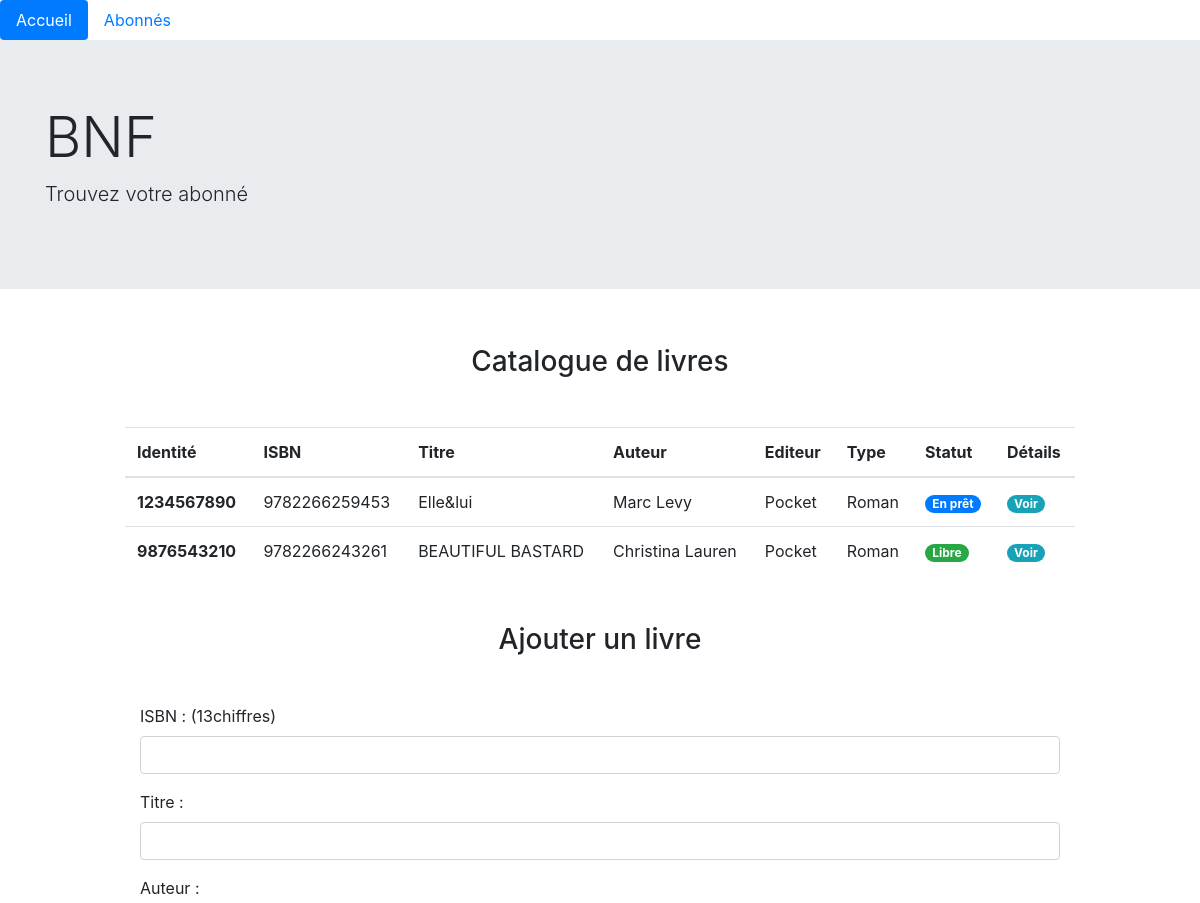
Before: / (upper part) with the older database file.
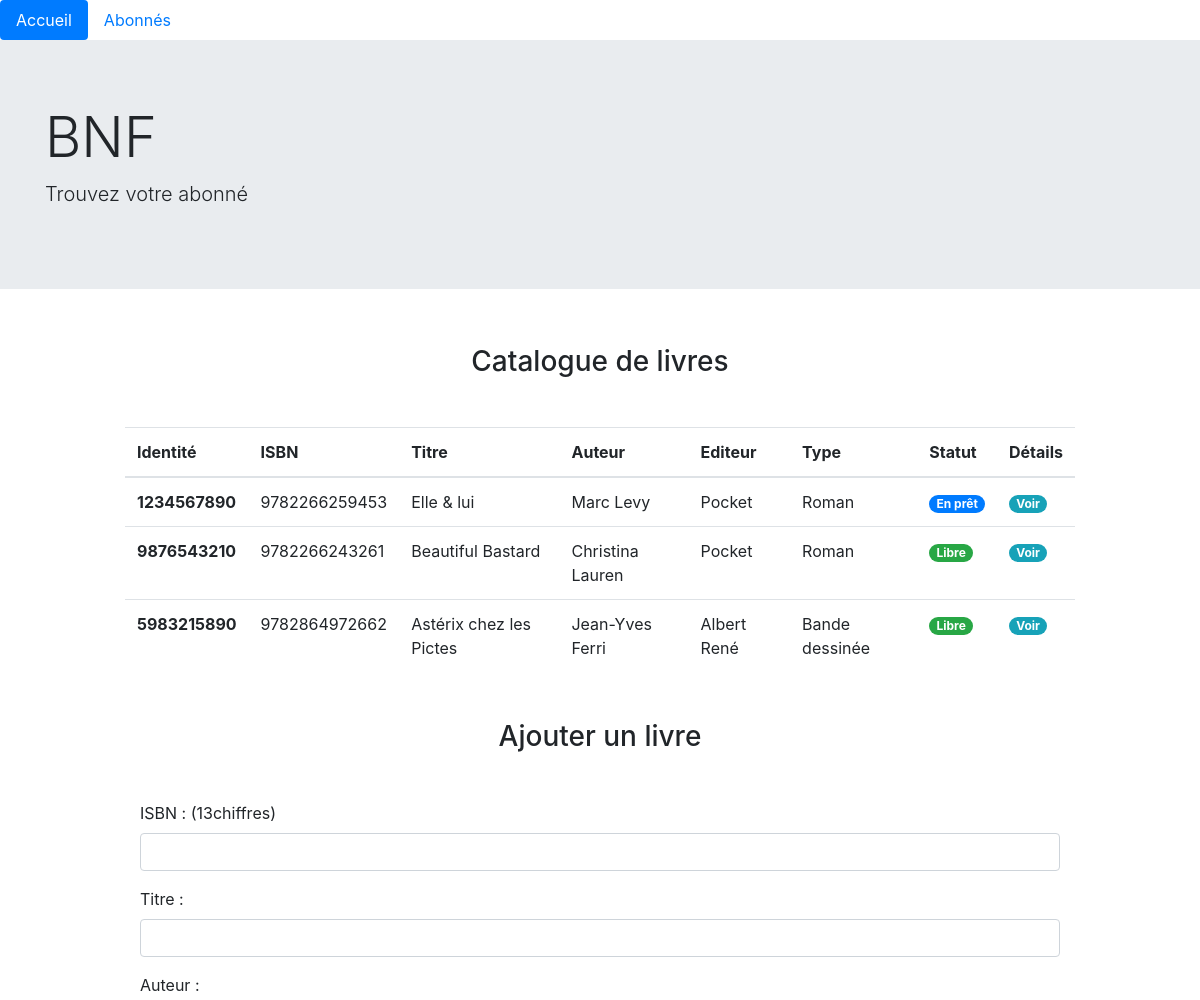
After: the same page with the newer database file.
### tables this page shows
CREATE TABLE Book(
  id INT UNSIGNED NOT NULL AUTO_INCREMENT,
  isbn CHAR(13) NOT NULL UNIQUE,
  title VARCHAR(100) NOT NULL,
  author VARCHAR(100) NOT NULL,
  publisher VARCHAR(100) NOT NULL,
  publicationYear YEAR NOT NULL,
  pagesNumber INT NOT NULL,
  summary TEXT NOT NULL,
  quantity INT NOT NULL,
  bookType VARCHAR(50) NOT NULL,
  bookNature VARCHAR(50) NOT NULL,
  identificationBook CHAR(10) NOT NULL UNIQUE,
  userId INT UNSIGNED,
  PRIMARY KEY (id),
  FOREIGN KEY (userId) REFERENCES User(id)
);

### index.php (called while the page is built, shortened)
<?php
require 'model/Database.php';
require 'model/BookManager.php';
require 'model/entity/Book.php';
$book_manager = new BookManager();
$list_book = $book_manager->getBooks();
include "View/indexView.php";

### model/dataBase.php (called while the page is built, shortened)
<?php
abstract class DataBase {
  static public function getConnection() {
    try {
      $db = new PDO("mysql:host=" . self::HOST . ";dbname=" . self::DBNAME, self::USER, self::PASSWORD);
      return $db;
    } catch (\Exception $e) {
      echo "Connexion à la base de données raté " . $e->getMessage() . "<br/>";
      die();
    }
  }
}

### model/bookManager.php (called while the page is built, shortened)
<?php
class BookManager {
  private PDO $_db;
  public function setDb(PDO $db) {
    $this->_db = $db;
  }
  public function getDb() {
    return $this->_db;
  }
  public function getBooks():?array {
    $query = $this->getDb()->query(
      "SELECT id, isbn, title, author, publisher, bookType, identificationBook, userId FROM Book"
    );
    $title_book = $query->fetchAll(PDO::FETCH_CLASS, "Book");
    return $title_book;
  }
}

### model/entity/book.php (called while the page is built, shortened)
<?php
class Book {
  protected int $id;
  protected string $isbn;
  protected string $title;
  protected string $author;
  protected string $publisher;
  protected string $bookType;
  protected string $identificationBook;
  protected ?string $userId;
  public function getId() {
    return $this->id;
  }
  public function getIsbn() {
    return $this->isbn;
  }
  public function getTitle() {
    return $this->title;
  }
  public function getAuthor() {
    return $this->author;
  }
  public function getPublisher() {
    return $this->publisher;
  }
  public function getBookType() {
    return $this->bookType;
  }
  public function getIdentificationBook() {
    return $this->identificationBook;
  }
  public function getUserId() {
    return $this->userId;
  }
}

### view/indexView.php (the view, shortened to what this page needs)
<?php
include 'view/template/nav.php';
include 'view/template/header.php';
?>
<section class="container">
  <div class="row">
    <h3 class="col-10 mx-auto my-4 text-center">Catalogue de livres</h3>
    <table class="table col-10 mx-auto my-4">
      <thead>
        <tr>
          <th scope="col">Identité</th>
          <th scope="col">ISBN</th>
          <th scope="col">Titre</th>
          <th scope="col">Auteur</th>
          <th scope="col">Editeur</th>
          <th scope="col">Type</th>
          <th scope="col">Statut</th>
          <th scope="col">Détails</th>
        </tr>
      </thead>
      <tbody>
        <?php foreach ($list_book as $key => $book): ?>
          <tr>
            <th scope="row"><?=$book->getIdentificationBook()?></th>
            <td><?=$book->getIsbn()?></td>
            <td><?=$book->getTitle()?></td>
            <td><?=$book->getAuthor()?></td>
            <td><?=$book->getPublisher()?></td>
            <td><?=$book->getBookType()?></td>
            <?php if ($book->getUserId() !== NULL): ?>
              <td><span class="badge badge-pill badge-primary">En prêt</span></td>
            <?php else: ?>
              <td><span class="badge badge-pill badge-success">Libre</span></td>
            <?php endif; ?>
            <td><a href=<?="book.php?id={$book->getId()}"?> class="badge badge-pill badge-info">Voir</td>
          </tr>
        <?php endforeach; ?>
      </tbody>
    </table>
  </div>
</section>
<section class="container">
  <div class="row">
    <h3 class="col-10 mx-auto my-4 text-center">Ajouter un livre</h3>
    <form class="col-10 mx-auto my-4" action="" method="POST">
      <div class="form-group">
        <label for="isbn">ISBN : (13chiffres)</label>
        <input type="text" class="form-control" id="isbn" name="isbn" aria-describedby="emailHelp">
      </div>
      <div class="form-group">
        <label for="title">Titre :</label>
        <input type="text" class="form-control" id="title" name="title">
      </div>
      <div class="form-group">
        <label for="author">Auteur :</label>
      </div>
    </form>
  </div>
</section>
<?php
include 'view/template/footer.php';
?>

Changed rows visible on the page:
changed book "Marc Levy": title "Elle&lui" → "Elle & lui"
changed book "Christina Lauren": title "BEAUTIFUL BASTARD" → "Beautiful Bastard"
added book: identificationBook "5983215890", isbn "9782864972662", title "Astérix chez les Pictes", author "Jean-Yves Ferri", publisher "Albert René", bookType "Bande dessinée", shows "Libre"
